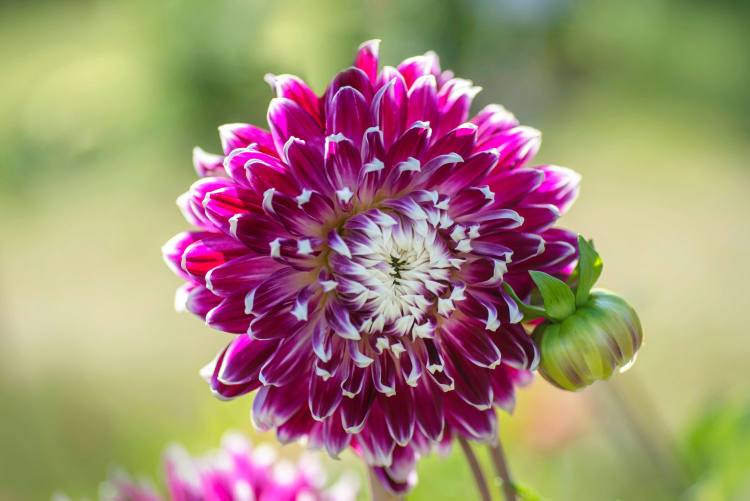
#> input picture lab1/flower.jpg, 1500 x 1001 px (shown at 1/2 size)
$ python ex1.py
#> lines starting #> are read from the running program, lines starting #| are printed output that depends on the picture
import cv2
import numpy as np

# Өнгөт зургаа унших
img1 = cv2.imread('flower.jpg')
#> img1 is the input picture: shape (1001, 1500, 3); mean B, G, R 116.9, 140, 162.5
img2 = cv2.imread('flower1.jpg')
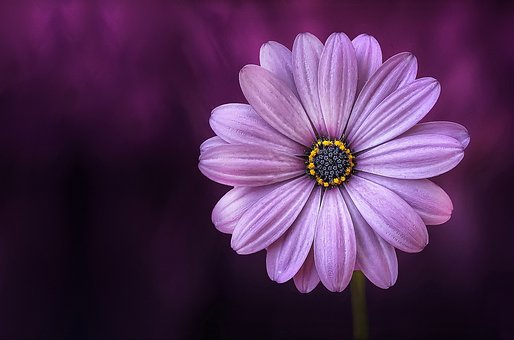
#> input picture lab1/flower1.jpg, 514 x 340 px
#> img2 is the input picture: shape (340, 514, 3); mean B, G, R 84.8, 46.4, 81.3

# Зургийг саарал өнгөтэй болгож хувиргах
gray_image1 = cv2.cvtColor(img1, cv2.COLOR_RGB2GRAY)
gray_image2 = cv2.cvtColor(img2, cv2.COLOR_RGB2GRAY)

# Зургуудын дундажийг олохын тулд ижил хэмжээтэй болгох
gray_image1 = cv2.resize(gray_image1, [400, 500])
#> gray_image1: shape (500, 400)
gray_image2 = cv2.resize(gray_image2, [400, 500])
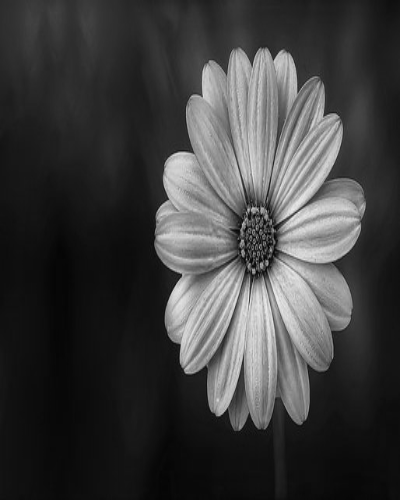
#> gray_image2: shape (500, 400); min 2, max 235, mean 61.8

# Зургуудын дундажийг олохын тулд ижил хэмжээтэй болгох
avg_img = gray_image1/2 + gray_image2/2
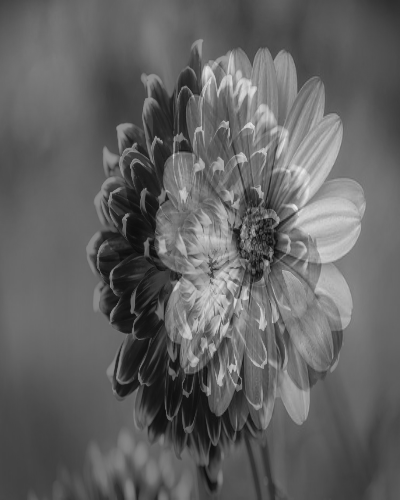
#> avg_img: shape (500, 400) float64; min 12.5, max 238, mean 98.7

# Зураг 1 болон 2 ийн дундаж зурагнаас хэр ялгаатайг олж байна
img1_sub = avg_img - gray_image1
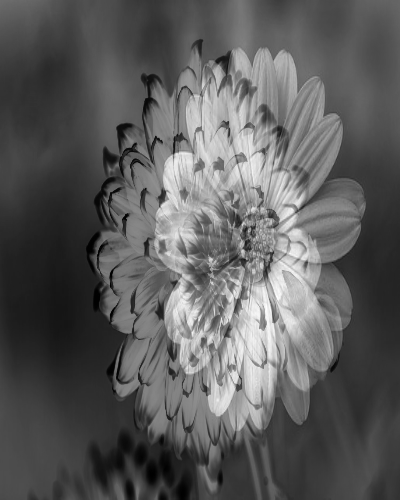
#> img1_sub: shape (500, 400) float64; min -120, max 109.5, mean -36.9; drawn with min black and max white
img2_sub = avg_img - gray_image2
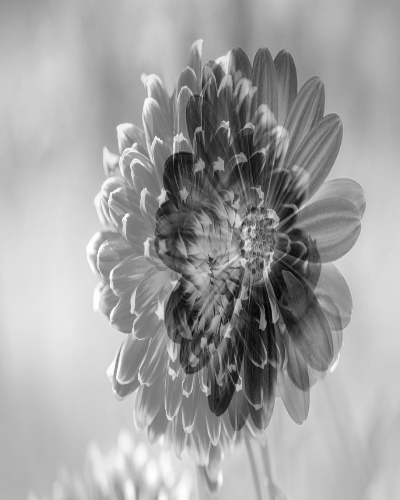
#> img2_sub: shape (500, 400) float64; min -109.5, max 120, mean 36.9; drawn with min black and max white

# Саарал өнгийн зургийг result дотор хадгалах
cv2.imwrite('result/flower_grayscale_1.jpg', img1_sub)
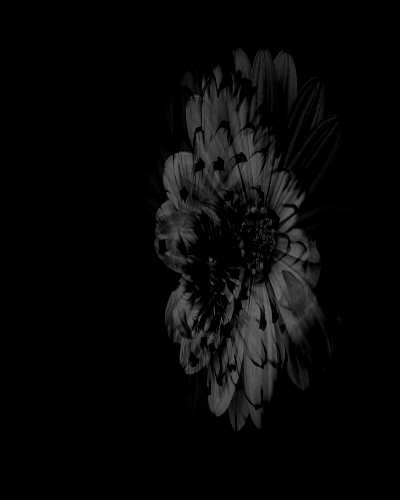
#> saved as flower_grayscale_1.jpg: shape (500, 400); min 0, max 110, mean 7.7
cv2.imwrite('result/flower_grayscale_2.jpg', img2_sub)
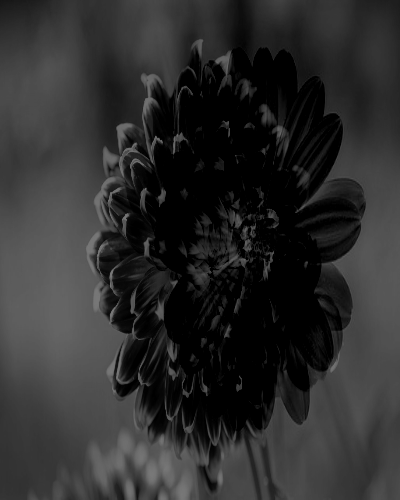
#> saved as flower_grayscale_2.jpg: shape (500, 400); min 0, max 120, mean 44.5
